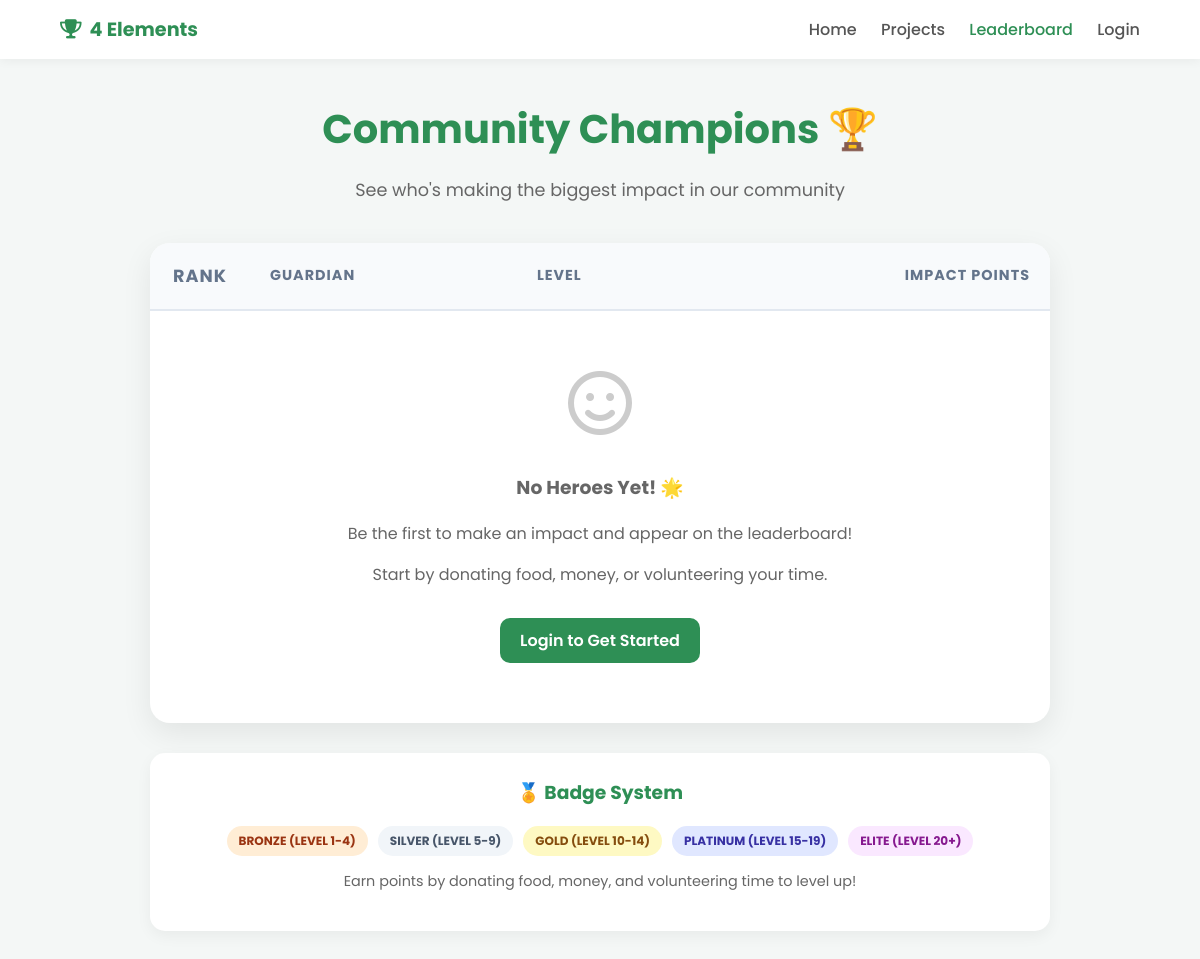
/leaderboard, run on an earlier commit of the app's database.
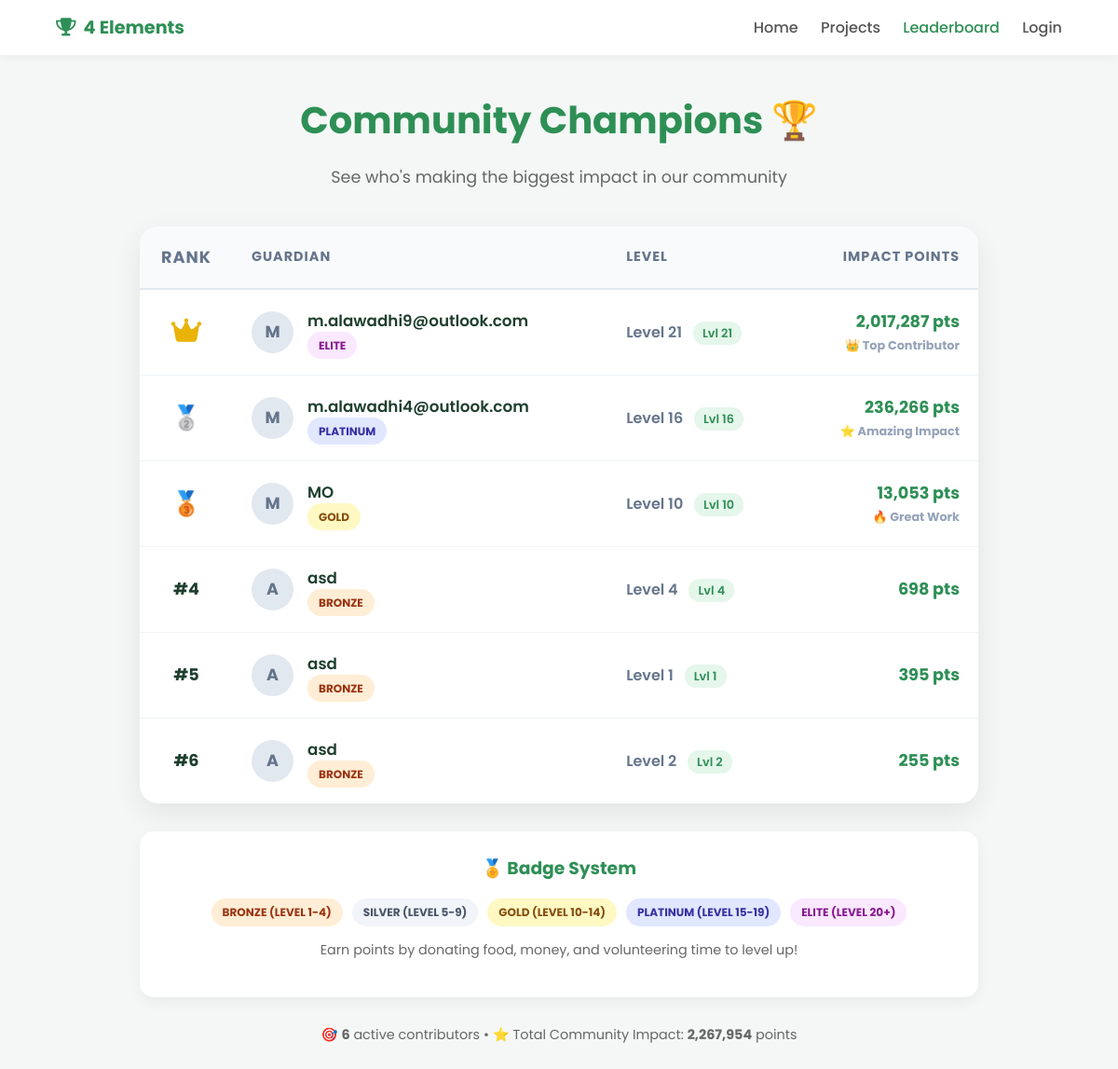
And on a later commit of the database.
### tables this page shows
CREATE TABLE users (
            id INTEGER PRIMARY KEY AUTOINCREMENT,
            name TEXT NOT NULL,
            email TEXT UNIQUE NOT NULL,
            password TEXT NOT NULL,
            points INTEGER DEFAULT 0,
            level INTEGER DEFAULT 1,
            level_progress INTEGER DEFAULT 0,
            next_level_target INTEGER DEFAULT 100,
            badge TEXT DEFAULT 'bronze'
        );

### app.py (the view)
@app.route('/leaderboard')
def leaderboard():
    conn = sqlite3.connect("database.db")
    c = conn.cursor()
    c.execute("""
        SELECT name, points, level, badge
        FROM users
        WHERE points > 0
        ORDER BY points DESC, level DESC
        LIMIT 20
    """)
    leaders = c.fetchall()
    conn.close()
    return render_template('leaderboard.html',
                         leaders=leaders,
                         user=session.get("user"),
                         user_type=session.get("user_type"))

### templates/leaderboard.html (shortened to what this page needs)
<!DOCTYPE html>
<html lang="en">
<head>
    <link rel="stylesheet" href="https://cdnjs.cloudflare.com/ajax/libs/font-awesome/6.7.2/css/all.min.css">
</head>
<body>
    <nav>
        <div class="logo"><i class="fa-solid fa-trophy"></i> 4 Elements</div>
        <div>
            <a href="/">Home</a>
            <a href="/projects">Projects</a>
            <a href="/leaderboard" class="active">Leaderboard</a>
            {% if user %}
                <a href="{{ url_for('account_donor') if user_type == 'donor' else url_for('account') }}">Dashboard</a>
            {% else %}
                <a href="/login_page">Login</a>
            {% endif %}
        </div>
    </nav>
    <div class="leaderboard-container">
        <div class="header">
            <h1>Community Champions 🏆</h1>
            <p>See who's making the biggest impact in our community</p>
        </div>
        <div class="lb-card">
            <table>
                <thead>
                    <tr>
                        <th class="rank">Rank</th>
                        <th>Guardian</th>
                        <th>Level</th>
                        <th style="text-align:right">Impact Points</th>
                    </tr>
                </thead>
                <tbody>
                    {% if leaders %}
                        {% for leader in leaders %}
                        <tr {% if user and leader[0] == user %}class="current-user-highlight"{% endif %}>
                            <td class="rank">
                                {% if loop.index == 1 %}
                                    <i class="fa-solid fa-crown rank-1" title="Gold Champion"></i>
                                {% elif loop.index == 2 %}
                                    <span class="rank-2" title="Silver Champion">🥈</span>
                                {% elif loop.index == 3 %}
                                    <span class="rank-3" title="Bronze Champion">🥉</span>
                                {% else %}
                                    <strong>#{{ loop.index }}</strong>
                                {% endif %}
                            </td>
                            <td>
                                <div class="user-info">
                                    <div class="avatar">{{ leader[0][0]|upper }}</div>
                                    <div>
                                        <div style="font-weight:600; font-size:1.05rem;">
                                            {{ leader[0] }}
                                        </div>
                                        <span class="badge-pill bg-{{ leader[3] }}">{{ leader[3]|upper }}</span>
                                    </div>
                                </div>
                            </td>
                            <td style="font-weight:600; color:#64748b;">
                                Level {{ leader[2] }}
                                <span class="level-badge">Lvl {{ leader[2] }}</span>
                            </td>
                            <td class="points">
                                {{ "{:,}".format(leader[1]) }} pts
                                {% if loop.index <= 3 %}
                                    <div style="font-size:0.8rem; color:#94a3b8; margin-top:4px;">
                                        {% if loop.index == 1 %}👑 Top Contributor{% endif %}
                                        {% if loop.index == 2 %}⭐ Amazing Impact{% endif %}
                                        {% if loop.index == 3 %}🔥 Great Work{% endif %}
                                    </div>
                                {% endif %}
                            </td>
                        </tr>
                        {% endfor %}
                    {% else %}
                        <tr>
                            <td colspan="4" class="empty-state">
                                <i class="fa-regular fa-face-smile"></i>
                                <h3>No Heroes Yet! 🌟</h3>
                                <p>Be the first to make an impact and appear on the leaderboard!</p>
                                <p>Start by donating food, money, or volunteering your time.</p>
                                {% if not user %}
                                    <a href="{{ url_for('login_page') }}" style="display:inline-block; margin-top:15px; padding:10px 20px; background:var(--green); color:white; text-decoration:none; border-radius:10px; font-weight:600;">
                                        Login to Get Started
                                    </a>
                                {% else %}
                                    <a href="{{ url_for('contribution') }}" style="display:inline-block; margin-top:15px; padding:10px 20px; background:var(--green); color:white; text-decoration:none; border-radius:10px; font-weight:600;">
                                        Start Contributing
                                    </a>
                                {% endif %}
                            </td>
                        </tr>
                    {% endif %}
                </tbody>
            </table>
        </div>
        <div class="badge-legend">
            <h3>🏅 Badge System</h3>
            <div class="badge-list">
                <span class="badge-pill bg-bronze">Bronze (Level 1-4)</span>
                <span class="badge-pill bg-silver">Silver (Level 5-9)</span>
                <span class="badge-pill bg-gold">Gold (Level 10-14)</span>
                <span class="badge-pill bg-platinum">Platinum (Level 15-19)</span>
                <span class="badge-pill bg-elite">Elite (Level 20+)</span>
            </div>
            <p style="text-align:center; margin-top:15px; color:#666; font-size:0.9rem;">
                Earn points by donating food, money, and volunteering time to level up!
            </p>
        </div>
        {% if leaders %}
        <div style="text-align:center; margin-top:30px; color:#666; font-size:0.9rem;">
            <p>
                🎯 <strong>{{ leaders|length }}</strong> active contributors •
                ⭐ Total Community Impact: <strong>{{ "{:,}".format(leaders|sum(attribute=1)) }}</strong> points
            </p>
        </div>
        {% endif %}
    </div>
</body>
</html>

### templates/leaderboard.html (style rules this page uses)
:root { --green: #2e8f55; --gold: #eab308; --silver: #94a3b8; --bronze: #b45309; --platinum: #10b981; --elite: #8b5cf6; --white: #ffffff; --gray-light: #f4f7f6; }
body { margin: 0; font-family: "Poppins", sans-serif; background: var(--gray-light); color: #1e3f2e; }
nav { display: flex; justify-content: space-between; align-items: center; padding: 15px 5%; background: var(--white); box-shadow: 0 2px 10px rgba(0,0,0,0.05); position: sticky; top: 0; z-index: 100; }
nav .logo { font-weight: 700; color: var(--green); font-size: 1.2rem; display: flex; gap: 8px; align-items: center; }
nav a { text-decoration: none; color: #555; margin-left: 20px; font-weight: 500; }
nav a.active { color: var(--green); }
.leaderboard-container { max-width: 900px; margin: 40px auto; padding: 0 20px; }
.header { text-align: center; margin-bottom: 40px; }
.header h1 { font-size: 2.5rem; margin-bottom: 10px; color: var(--green); }
.header p { color: #666; font-size: 1.1rem; }
.lb-card { background: white; border-radius: 20px; box-shadow: 0 10px 30px rgba(0,0,0,0.08); overflow: hidden; margin-bottom: 30px; }
table { width: 100%; border-collapse: collapse; }
th { background: #f8fafc; padding: 20px; text-align: left; font-size: 0.9rem; color: #64748b; text-transform: uppercase; letter-spacing: 1px; border-bottom: 2px solid #e2e8f0; }
td { padding: 20px; border-bottom: 1px solid #f1f5f9; }
tr:last-child td { border-bottom: none; }
.rank { font-weight: 700; width: 60px; text-align: center; font-size: 1.1rem; }
.rank-1 { color: var(--gold); font-size: 1.8rem; }
.rank-2 { color: var(--silver); font-size: 1.6rem; }
.rank-3 { color: var(--bronze); font-size: 1.6rem; }
.user-info { display: flex; align-items: center; gap: 15px; }
.avatar { width: 45px; height: 45px; background: #e2e8f0; border-radius: 50%; display: flex; align-items: center; justify-content: center; font-weight: bold; color: #64748b; font-size: 1.1rem; }
.badge-pill { padding: 6px 12px; border-radius: 20px; font-size: 0.75rem; font-weight: 700; text-transform: uppercase; }
.bg-bronze { background: #ffedd5; color: #9a3412; }
.bg-silver { background: #f1f5f9; color: #475569; }
.bg-gold { background: #fef9c3; color: #854d0e; }
.bg-platinum { background: #e0e7ff; color: #3730a3; }
.bg-elite { background: #fae8ff; color: #86198f; }
.points { font-weight: 700; color: var(--green); text-align: right; font-size: 1.1rem; }
.level-badge { font-size: 0.8rem; background: #e5f6eb; color: var(--green); padding: 4px 10px; border-radius: 12px; margin-left: 8px; }
.badge-legend { background: white; padding: 25px; border-radius: 15px; box-shadow: 0 5px 15px rgba(0,0,0,0.05); }
.badge-legend h3 { margin-top: 0; color: var(--green); text-align: center; }
.badge-list { display: flex; flex-wrap: wrap; gap: 10px; justify-content: center; margin-top: 15px; }

What changed in the data, as far as the page shows it:
added users: name "M", name "m.alawadhi9@outlook.com", badge "ELITE", level "21", points "2,017,287", shows "👑 Top Contributor"
added users: name "M", name "m.alawadhi4@outlook.com", badge "PLATINUM", level "16", points "236,266", shows "⭐ Amazing Impact"
now on this page (row edited): users: name "M", name "MO", badge "GOLD", level "10", points "13,053", shows "🔥 Great Work"
added users: name "A", name "asd", badge "BRONZE", level "4", points "698"
added users: name "A", name "asd", badge "BRONZE", level "1", points "395"
added users: name "A", name "asd", badge "BRONZE", level "2", points "255"
Also different on the page:
{{ leaders|length }}: (not shown) → "6"
{{ "{:,}".format(leaders|sum(attribute=1)) }}: (not shown) → "2,267,954"
text no longer shown: "No Heroes Yet! 🌟 Be the first to make an impact and appear on the leaderboard! Start by donating food, money, or volunteering your time. Login to Get Started"
text now shown: "🎯 active contributors • ⭐ Total Community Impact: points"
